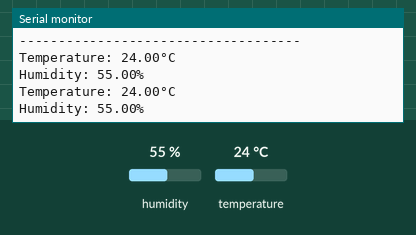
Recording of a sketch running on a simulated Arduino Uno, built with avr-gcc and run on an emulated ATmega328P. On the bench: the last lines printed to the serial monitor. The inputs (shaded band) are chosen by the test bench; at power-on: humidity 55 %, temperature 24 °C.

Above: at 1.8 s.
1.9 s: humidity set to 22 %
At 2.9 s:
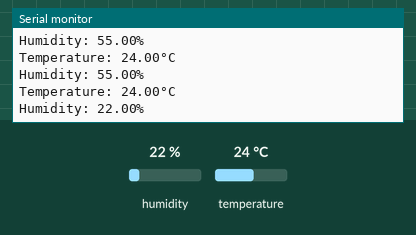
3.4 s: temperature set to 12 °C
At 4.7 s:
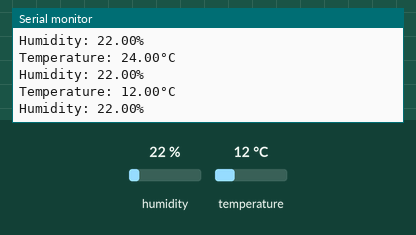
4.9 s: humidity set to 40 %
At 5.8 s:
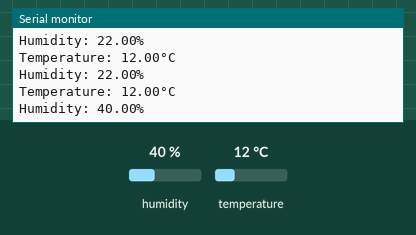
Timing chart, 0 to 7.9 s (numbered marks = the images above; inputs shaded):
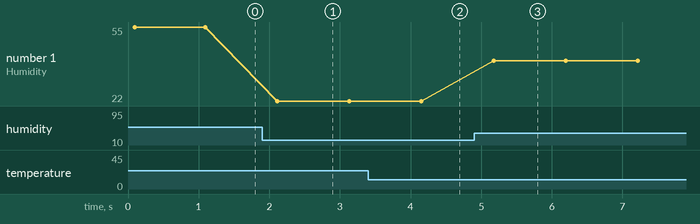

Measured:
- after the input at 1.9 s, the serial monitor: prints a new line after 0.21 s (image 1)
- after the input at 3.4 s, the serial monitor: prints a new line after 0.73 s (image 2)
- after the input at 4.9 s, the serial monitor: prints a new line after 0.28 s (image 3)
- plotted number 1: 55 → 22 after the input at 1.9 s, 22 → 40 after the input at 4.9 s

The sketch:

Lab_5_Temp_Humidity_sensor_LED_control.ino
```cpp
#include <Adafruit_Sensor.h>
#include <DHT.h>
#include <DHT_U.h>

#define DHTPIN 2       // Digital pin connected to the DHT sensor
#define DHTTYPE DHT11  // DHT 11

DHT_Unified dht(DHTPIN, DHTTYPE);

uint32_t delayMS;
int ledRed = 10, ledYellow = 9, ledGreen = 8;
float temp;

void setup() {
  Serial.begin(9600);
  // Initialize device.
  dht.begin();
  Serial.println(F("DHTxx Unified Sensor Example"));
  // Print temperature sensor details.
  sensor_t sensor;
  dht.temperature().getSensor(&sensor);
  Serial.println(F("------------------------------------"));
  // Set delay between sensor readings based on sensor details.
  delayMS = sensor.min_delay / 1000;
}

void loop() {
  // Delay between measurements.a
  delay(delayMS);
  // Get temperature event and print its value.
  sensors_event_t event;
  dht.temperature().getEvent(&event);
  if (isnan(event.temperature)) {
    Serial.println(F("Error reading temperature!"));
  } else {
    temp = event.temperature;
    Serial.print(F("Temperature: "));
    Serial.print(temp);
    Serial.println(F("°C"));
  }
  // Get humidity event and print its value.
  dht.humidity().getEvent(&event);
  if (isnan(event.relative_humidity)) {
    Serial.println(F("Error reading humidity!"));
  } else {
    Serial.print(F("Humidity: "));
    Serial.print(event.relative_humidity);
    Serial.println(F("%"));
  }

  Serial.println("");

  if (temp <= 27.0) {
    digitalWrite(ledGreen, HIGH);
    digitalWrite(ledYellow, LOW);
    digitalWrite(ledRed, LOW);
  } else if (temp > 27.0 && temp <= 37.0) {
    digitalWrite(ledGreen, LOW);
    digitalWrite(ledYellow, HIGH);
    digitalWrite(ledRed, LOW);
  } else {
    digitalWrite(ledGreen, LOW);
    digitalWrite(ledYellow, LOW);
    digitalWrite(ledRed, HIGH);
  }

  delay(1000);
}
```
